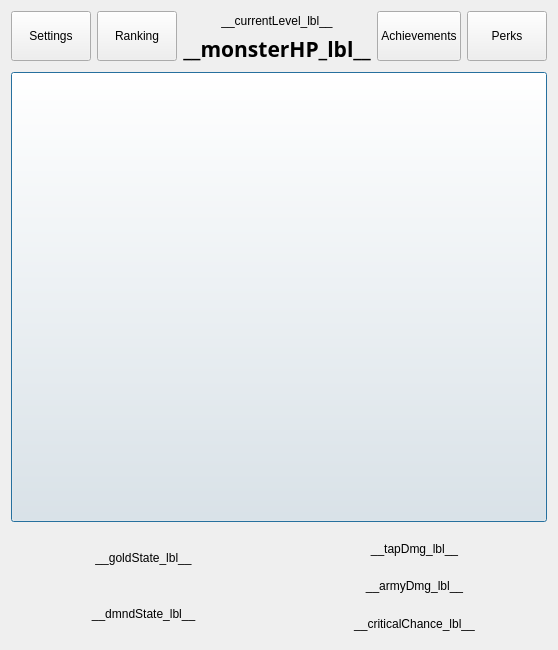
      <widget class="QWidget" name="BattleField_tab">
       <attribute name="title">
        <string>Battle field</string>
       </attribute>
       <layout class="QGridLayout" name="gridLayout_2">
        <item row="2" column="0">
         <layout class="QHBoxLayout" name="horizontalLayout">
          <property name="topMargin">
           <number>5</number>
          </property>
          <property name="bottomMargin">
           <number>0</number>
          </property>
          <item>
           <layout class="QVBoxLayout" name="verticalLayout_2">
            <item>
             <widget class="QLabel" name="goldState_lbl">
              <property name="minimumSize">
               <size>
                <width>0</width>
                <height>50</height>
               </size>
              </property>
              <property name="frameShape">
               <enum>QFrame::NoFrame</enum>
              </property>
              <property name="frameShadow">
               <enum>QFrame::Plain</enum>
              </property>
              <property name="text">
               <string>__goldState_lbl__</string>
              </property>
              <property name="textFormat">
               <enum>Qt::AutoText</enum>
              </property>
              <property name="scaledContents">
               <bool>false</bool>
              </property>
              <property name="alignment">
               <set>Qt::AlignCenter</set>
              </property>
              <property name="wordWrap">
               <bool>true</bool>
              </property>
              <property name="indent">
               <number>-1</number>
              </property>
             </widget>
            </item>
            <item>
             <widget class="QLabel" name="dmndState_lbl">
              <property name="minimumSize">
               <size>
                <width>0</width>
                <height>50</height>
               </size>
              </property>
              <property name="frameShape">
               <enum>QFrame::NoFrame</enum>
              </property>
              <property name="frameShadow">
               <enum>QFrame::Plain</enum>
              </property>
              <property name="text">
               <string>__dmndState_lbl__</string>
              </property>
              <property name="textFormat">
               <enum>Qt::AutoText</enum>
              </property>
              <property name="scaledContents">
               <bool>false</bool>
              </property>
              <property name="alignment">
               <set>Qt::AlignCenter</set>
              </property>
              <property name="wordWrap">
               <bool>true</bool>
              </property>
              <property name="indent">
               <number>-1</number>
              </property>
             </widget>
            </item>
           </layout>
          </item>
          <item>
           <layout class="QVBoxLayout" name="verticalLayout_3">
            <item>
             <widget class="QLabel" name="tapDmg_lbl">
              <property name="minimumSize">
               <size>
                <width>0</width>
                <height>30</height>
               </size>
              </property>
              <property name="frameShape">
               <enum>QFrame::NoFrame</enum>
              </property>
              <property name="frameShadow">
               <enum>QFrame::Plain</enum>
              </property>
              <property name="text">
               <string>__tapDmg_lbl__</string>
              </property>
              <property name="textFormat">
               <enum>Qt::AutoText</enum>
              </property>
              <property name="scaledContents">
               <bool>false</bool>
              </property>
              <property name="alignment">
               <set>Qt::AlignCenter</set>
              </property>
              <property name="wordWrap">
               <bool>true</bool>
              </property>
              <property name="indent">
               <number>-1</number>
              </property>
             </widget>
            </item>
            <item>
             <widget class="QLabel" name="armyDmg_lbl">
              <property name="minimumSize">
               <size>
                <width>0</width>
                <height>30</height>
               </size>
              </property>
              <property name="frameShape">
               <enum>QFrame::NoFrame</enum>
              </property>
              <property name="frameShadow">
               <enum>QFrame::Plain</enum>
              </property>
              <property name="text">
               <string>__armyDmg_lbl__</string>
              </property>
              <property name="textFormat">
               <enum>Qt::AutoText</enum>
              </property>
              <property name="scaledContents">
               <bool>false</bool>
              </property>
              <property name="alignment">
               <set>Qt::AlignCenter</set>
              </property>
              <property name="wordWrap">
               <bool>true</bool>
              </property>
              <property name="indent">
               <number>-1</number>
              </property>
             </widget>
            </item>
            <item>
             <widget class="QLabel" name="criticalChance_lbl">
              <property name="minimumSize">
               <size>
                <width>0</width>
                <height>30</height>
               </size>
              </property>
              <property name="frameShape">
               <enum>QFrame::NoFrame</enum>
              </property>
              <property name="frameShadow">
               <enum>QFrame::Plain</enum>
              </property>
              <property name="text">
               <string>__criticalChance_lbl__</string>
              </property>
              <property name="textFormat">
               <enum>Qt::AutoText</enum>
              </property>
              <property name="scaledContents">
               <bool>false</bool>
              </property>
              <property name="alignment">
               <set>Qt::AlignCenter</set>
              </property>
              <property name="wordWrap">
               <bool>true</bool>
              </property>
              <property name="indent">
               <number>-1</number>
              </property>
             </widget>
            </item>
           </layout>
          </item>
         </layout>
        </item>
        <item row="1" column="0">
         <widget class="QPushButton" name="monster_btn">
          <property name="minimumSize">
           <size>
            <width>0</width>
            <height>450</height>
           </size>
          </property>
          <property name="text">
           <string/>
          </property>
          <property name="shortcut">
           <string/>
          </property>
          <property name="default">
           <bool>true</bool>
          </property>
         </widget>
        </item>
        <item row="0" column="0">
         <layout class="QHBoxLayout" name="horizontalLayout_3">
          <property name="sizeConstraint">
           <enum>QLayout::SetFixedSize</enum>
          </property>
          <property name="bottomMargin">
           <number>5</number>
          </property>
          <item>
           <widget class="QPushButton" name="settings_btn">
            <property name="minimumSize">
             <size>
              <width>0</width>
              <height>50</height>
             </size>
            </property>
            <property name="maximumSize">
             <size>
              <width>120</width>
              <height>16777215</height>
             </size>
            </property>
            <property name="text">
             <string>Settings</string>
            </property>
            <property name="shortcut">
             <string>Alt+S</string>
            </property>
           </widget>
          </item>
          <item>
           <widget class="QPushButton" name="ranking_btn">
            <property name="minimumSize">
             <size>
              <width>0</width>
              <height>50</height>
             </size>
            </property>
            <property name="maximumSize">
             <size>
              <width>120</width>
              <height>16777215</height>
             </size>
            </property>
            <property name="text">
             <string>Ranking</string>
            </property>
            <property name="shortcut">
             <string>Alt+R</string>
            </property>
           </widget>
          </item>
          <item>
           <layout class="QVBoxLayout" name="verticalLayout">
            <item>
             <widget class="QLabel" name="currentLevel_lbl">
              <property name="maximumSize">
               <size>
                <width>16777215</width>
                <height>25</height>
               </size>
              </property>
              <property name="text">
               <string>__currentLevel_lbl__</string>
              </property>
              <property name="alignment">
               <set>Qt::AlignCenter</set>
              </property>
             </widget>
            </item>
            <item>
             <widget class="QLabel" name="monsterHP_lbl">
              <property name="maximumSize">
               <size>
                <width>16777215</width>
                <height>25</height>
               </size>
              </property>
              <property name="font">
               <font>
                <family>PMingLiU-ExtB</family>
                <pointsize>16</pointsize>
                <weight>75</weight>
                <italic>false</italic>
                <bold>true</bold>
               </font>
              </property>
              <property name="text">
               <string>__monsterHP_lbl__</string>
              </property>
              <property name="alignment">
               <set>Qt::AlignCenter</set>
              </property>
             </widget>
            </item>
           </layout>
          </item>
          <item>
           <widget class="QPushButton" name="achvments_btn">
            <property name="minimumSize">
             <size>
              <width>0</width>
              <height>50</height>
             </size>
            </property>
            <property name="maximumSize">
             <size>
              <width>120</width>
              <height>16777215</height>
             </size>
            </property>
            <property name="text">
             <string>Achievements</string>
            </property>
            <property name="shortcut">
             <string>Alt+A</string>
            </property>
           </widget>
          </item>
          <item>
           <widget class="QPushButton" name="perks_btn">
            <property name="minimumSize">
             <size>
              <width>0</width>
              <height>50</height>
             </size>
            </property>
            <property name="maximumSize">
             <size>
              <width>120</width>
              <height>16777215</height>
             </size>
            </property>
            <property name="text">
             <string>Perks</string>
            </property>
            <property name="shortcut">
             <string>Alt+P</string>
            </property>
           </widget>
          </item>
         </layout>
        </item>
       </layout>
      </widget>
